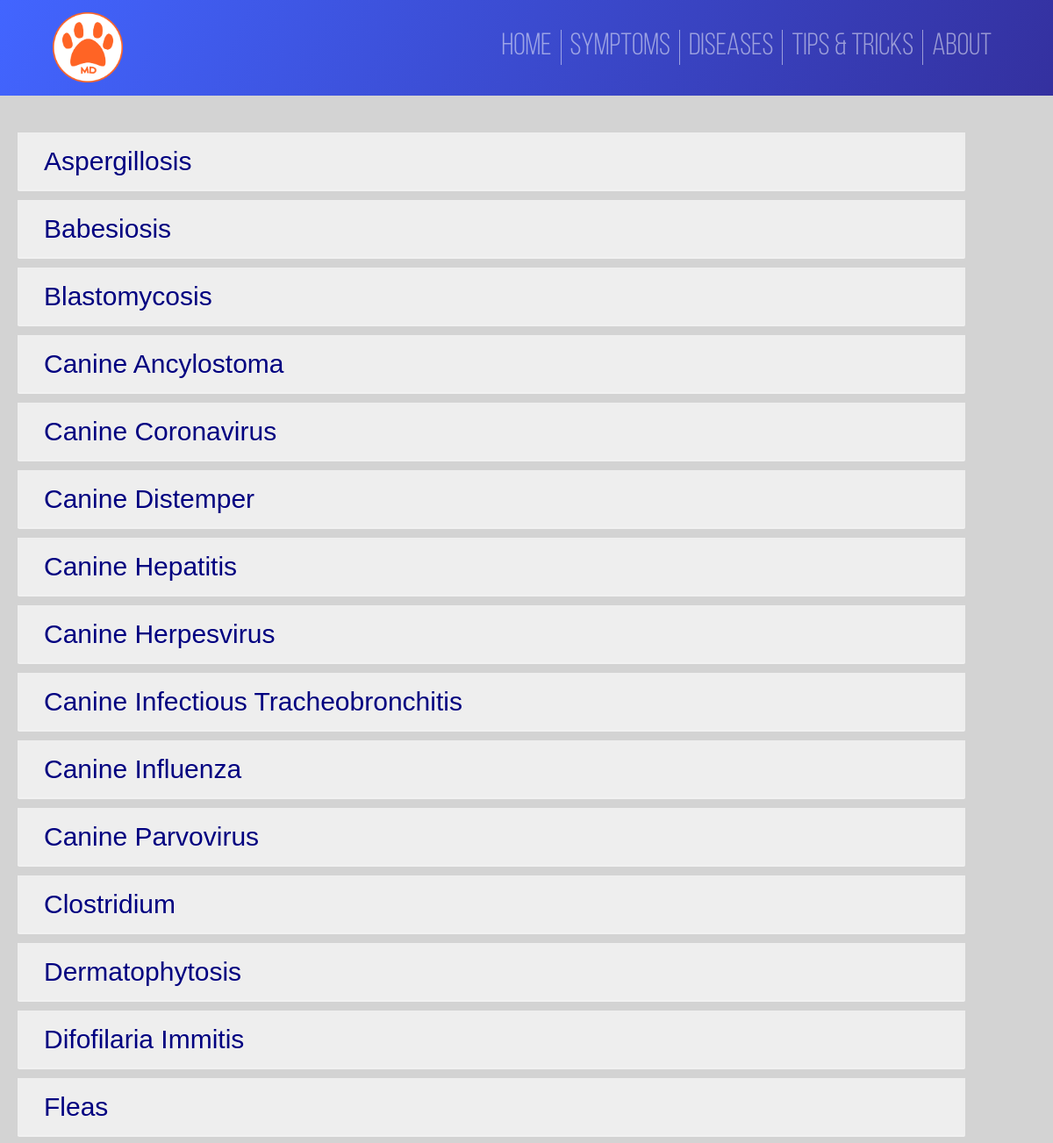
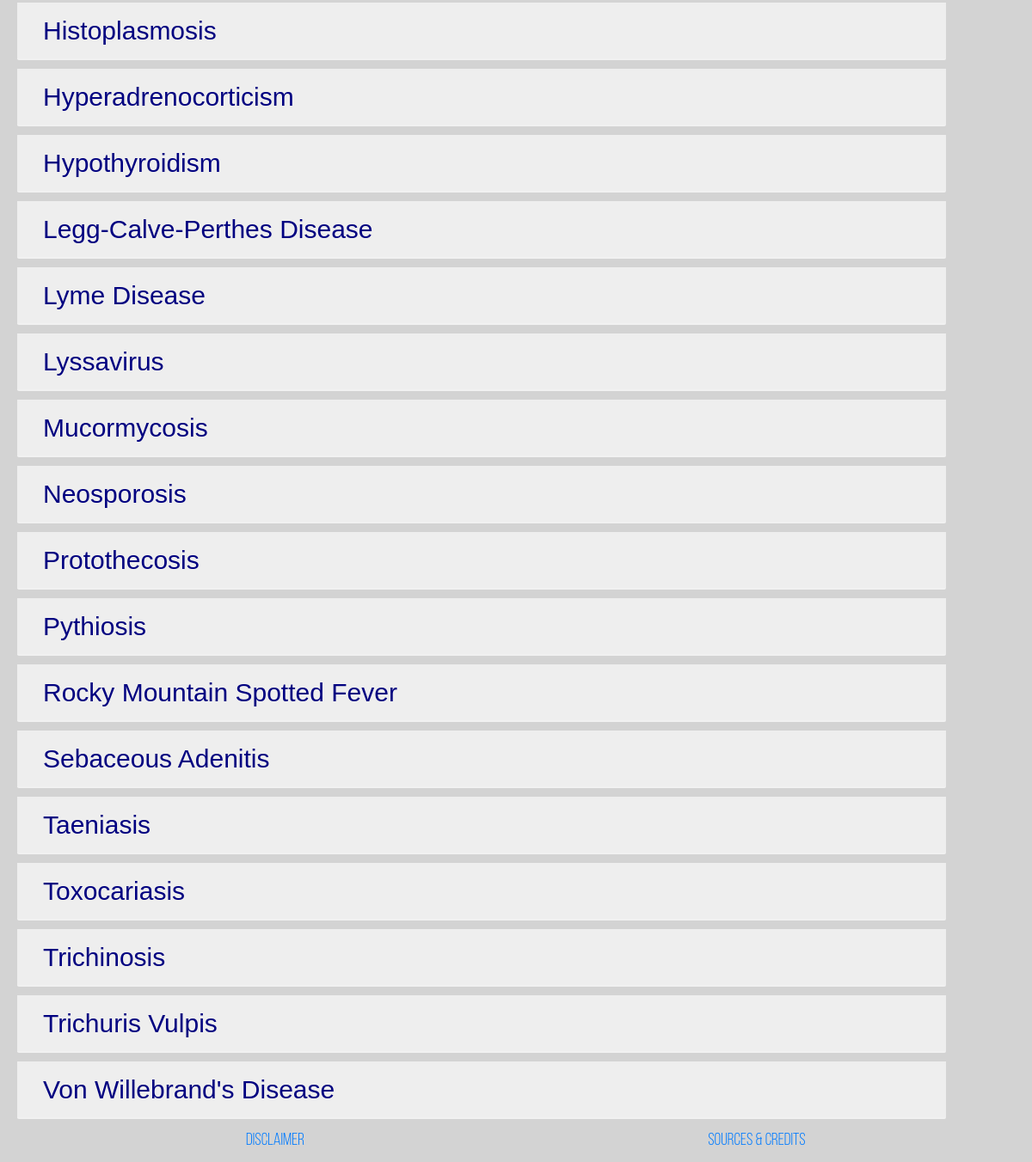
The page /Diseases/diseases.php on the database its author committed (2 pictures, top to bottom).
### tables this page shows
CREATE TABLE `diseases` (
  `Dis_id` int(11) NOT NULL,
  `Dis_name` varchar(128) NOT NULL,
  `Dis_common` varchar(64) DEFAULT NULL,
  `Description` varchar(3000) DEFAULT NULL,
  `Transmission` varchar(3000) DEFAULT NULL,
  `Prevention` varchar(3000) DEFAULT NULL,
  `Treatment` varchar(3000) DEFAULT NULL,
  `Picture` varchar(256) DEFAULT NULL,
  `Reference` varchar(256) DEFAULT NULL,
  PRIMARY KEY (`Dis_id`)
);

### Diseases/diseases.php (the view, shortened to what this page needs)
<!DOCTYPE html>
<html lang="en">
<head>
    <?php include("../Master/header.php"); ?>
    <?php include("../Master/connection.php"); ?>
</head>
<body>
    <div class="diseases">
        <?php
            $getConnect_DS = $conn->prepare("SELECT Dis_name, Sym_name FROM connect_ds JOIN diseases on diseases.dis_id = connect_ds.dis_id JOIN symptoms on symptoms.sym_id = connect_ds.sym_id ORDER BY Dis_name");
            $getConnect_DS->execute();
            $connect_ds = $getConnect_DS->get_result();
            $dis_name = null;
            while($row = $connect_ds->fetch_assoc()){
                $sym_name = $row["Sym_name"];
                if($dis_name != $row["Dis_name"]){
                    $dis_name = $row["Dis_name"];
                    echo '  </div></div>
                        <div class="collapsible disease>
                            <h5 class="dis">'.$dis_name.'</h5></div>
                            <div class="content"><p>'.ucwords($sym_name).'</p>
                        ';
                } else{
                    echo '  <p>'.ucwords($sym_name).'</p>';
                }
            }
        ?>
    </div>
    <?php include("../Master/footer.php"); ?>
</body>
</html>

### Master/header.php (shortened to what this page needs)
<!DOCTYPE html>
<html lang="en">
<head>
        <link rel="stylesheet" href="https://stackpath.bootstrapcdn.com/bootstrap/4.3.1/css/bootstrap.min.css">
        <link rel="stylesheet" href="https://use.fontawesome.com/releases/v5.0.13/css/all.css">
        <link href="../Master/Multiple.js-master/multiple.css" rel="stylesheet">
        <link rel="stylesheet" href="../Master/Master_CSS/main.css">
</head>
<body>
        <nav class="navbar navbar-expand-lg navbar-dark multi-grad">
            <a class="navbar-brand" href="../Home/index.php">
                <img src="../Master/Master_Images/MyDog_Logo.png" class="brand-img" alt=""/>
            </a>
            <div class="collapse navbar-collapse" id="navbarSupportedContent">
                <ul class="navbar-nav ml-auto">
                    <li class="nav-item"><a href="../Home/index.php" class="nav-link">Home</a></li>
                    <li class="nav-item"><a href="../Symptoms/symptoms.php" class="nav-link">Symptoms</a></li>
                    <li class="nav-item"><a href="../Diseases/diseases.php" class="nav-link">Diseases</a></li>
                    <li class="nav-item"><a href="../Tips/tipsandtricks.php" class="nav-link">Tips & Tricks</a></li>
                    <li class="nav-item"><a href="../About/about.php" class="nav-link">About</a></li>
                </ul>
            </div>
        </nav>
</body>
</html>

### Master/footer.php
<footer class="footer">
            <div class="container">
                <div class="row">
                    <div class="col-md">
                        <a href="../Master/disclaimer.php" class="nav-link">Disclaimer</a>
                    </div>
                    <div class="col-md">
                        <a href="../Master/credits.php" class="nav-link">Sources & Credits</a>
                    </div>
                </div>
            </div>
        </footer>

### Master/Master_CSS/main.css (style rules this page uses)
:root { font-size: 20px; font-family: 'Bebas Neue'; --text-primary: #000000; --text-secondary: #FF6425; --bg-primary: linear-gradient(to bottom right, #ffae00, rgb(255, 0, 179)); --primary: #FF6425; }
body { color: var(--text-primary); font-family: "Bebas Neue Book"; background-color: lightgray; }
.navbar { padding: 1vh 5vw; font-size: 1.75rem; background-color: rgba(0, 0, 0, 0.5); }
.navbar-nav>li { border-right: 1.25px solid rgba(255, 255, 255, 0.5); line-height: 1rem; }
.navbar-nav>li:last-child { border-right: 0; }
.brand-img { height: 4rem; }
.multi-grad { background: -webkit-gradient(linear, left top, right bottom, from(#4265ff), to(#270047)); background: linear-gradient(to bottom right, #4265ff, #270047); background-attachment: fixed; }
.footer { bottom: 0; width: 100%; padding: 0 5vh; background-color: lightgray; text-align: center; }

### Diseases/diseases.php (style rules this page uses)
.collapsible { font-family: 'Lucida Sans', 'Lucida Sans Regular', 'Lucida Grande', 'Lucida Sans Unicode', Geneva, Verdana, sans-serif; margin-top:.5rem; margin-left:1rem; margin-right:1rem; background-color:#eee; color: navy; cursor:pointer; padding:.5rem 1.5rem; width:90%; border:none; outline:none; font-size:1.5rem; }
.content { font-family: 'Lucida Sans', 'Lucida Sans Regular', 'Lucida Grande', 'Lucida Sans Unicode', Geneva, Verdana, sans-serif; margin-left:1rem; margin-right:1rem; border: 1px solid #f1f1f1; border-radius:0 0 15px 15px; padding:0 18px; color:navy; overflow:hidden; width:90%; max-height:0; transition: all 0.2s ease; }

### rows shown on the page
diseases: Dis_name "Aspergillosis"
diseases: Dis_name "Babesiosis"
diseases: Dis_name "Blastomycosis"
diseases: Dis_name "Canine Ancylostoma"
diseases: Dis_name "Canine Coronavirus"
diseases: Dis_name "Canine Distemper"
diseases: Dis_name "Canine Hepatitis"
diseases: Dis_name "Canine Herpesvirus"
diseases: Dis_name "Canine Infectious Tracheobronchitis"
diseases: Dis_name "Canine Influenza"
diseases: Dis_name "Canine Parvovirus"
diseases: Dis_name "Clostridium"
diseases: Dis_name "Dermatophytosis"
diseases: Dis_name "Difofilaria Immitis"
diseases: Dis_name "Fleas"
diseases: Dis_name "Histoplasmosis"
diseases: Dis_name "Hyperadrenocorticism"
diseases: Dis_name "Hypothyroidism"
diseases: Dis_name "Legg-Calve-Perthes Disease"
diseases: Dis_name "Lyme Disease"
diseases: Dis_name "Lyssavirus"
diseases: Dis_name "Mucormycosis"
diseases: Dis_name "Neosporosis"
diseases: Dis_name "Protothecosis"
diseases: Dis_name "Pythiosis"
diseases: Dis_name "Rocky Mountain Spotted Fever"
diseases: Dis_name "Sebaceous Adenitis"
diseases: Dis_name "Taeniasis"
diseases: Dis_name "Toxocariasis"
diseases: Dis_name "Trichinosis"
diseases: Dis_name "Trichuris Vulpis"
diseases: Dis_name "Von Willebrand's Disease"
